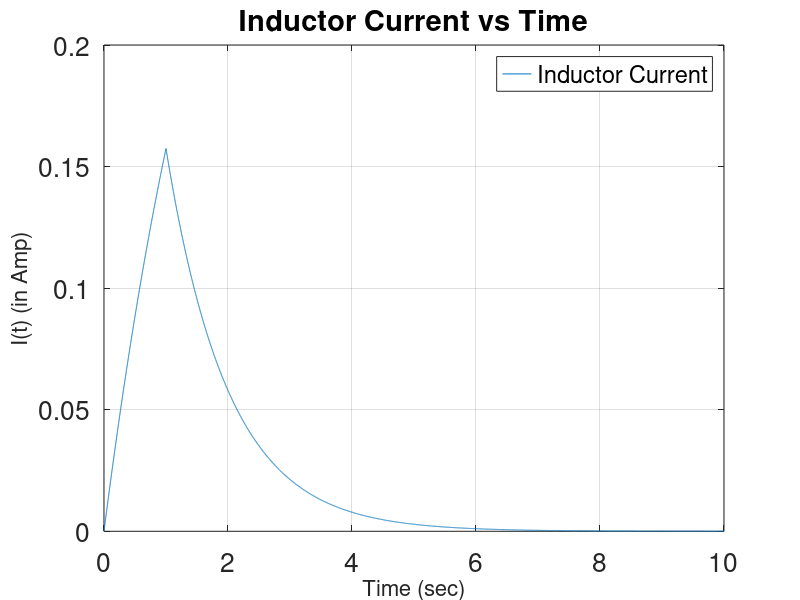

Write MATLAB code to recreate this figure.
clear all;
clc;
close all;
L = 200 ;
R1 = 50 ;
R2 = 50 ;
R3 = 150 ;
V = 40 ;
I_inf = V/(R1+R2 ) ;
Tc1 = L/(R1+R2) ;
Tc2 = L/ (R2+R3) ; 

t=0:0.001:10;
m=length(t);

for i=1:m
    if t(i)<=1
        I(i)=I_inf*(1-exp(-t(i)/Tc1));
    else
        I(i)=I_inf*(1-exp(-0.5))*exp(-(t(i)-1)/Tc2);
    end
end

plot(t,I);
grid
xlabel('Time (sec)');
ylabel('I(t) (in Amp)');
title('Inductor Current vs Time');
legend('Inductor Current') ;
hold;
set(gca,'Fontsize',19);
h_xlabel=get(gca,'xlabel');
set(h_xlabel,'Fontsize',16);
h_ylabel=get(gca,'ylabel');
set(h_ylabel,'Fontsize',16);
